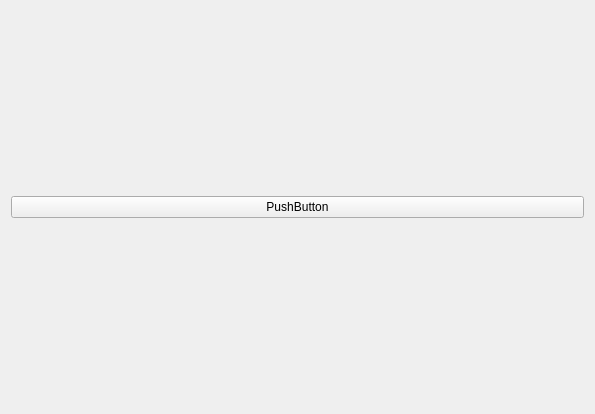
<?xml version="1.0" encoding="UTF-8"?>
<ui version="4.0">
 <class>MainWindow</class>
 <widget class="QMainWindow" name="MainWindow">
  <property name="geometry">
   <rect>
    <x>0</x>
    <y>0</y>
    <width>595</width>
    <height>414</height>
   </rect>
  </property>
  <property name="windowTitle">
   <string>MainWindow</string>
  </property>
  <widget class="QWidget" name="centralWidget">
   <layout class="QGridLayout" name="gridLayout">
    <item row="0" column="0">
     <layout class="QVBoxLayout" name="netcard">
      <item>
       <widget class="QPushButton" name="pushButton">
        <property name="text">
         <string>PushButton</string>
        </property>
       </widget>
      </item>
     </layout>
    </item>
   </layout>
  </widget>
  <widget class="QMenuBar" name="menuBar">
   <property name="geometry">
    <rect>
     <x>0</x>
     <y>0</y>
     <width>595</width>
     <height>23</height>
    </rect>
   </property>
  </widget>
 </widget>
 <layoutdefault spacing="6" margin="11"/>
 <resources/>
 <connections/>
</ui>
